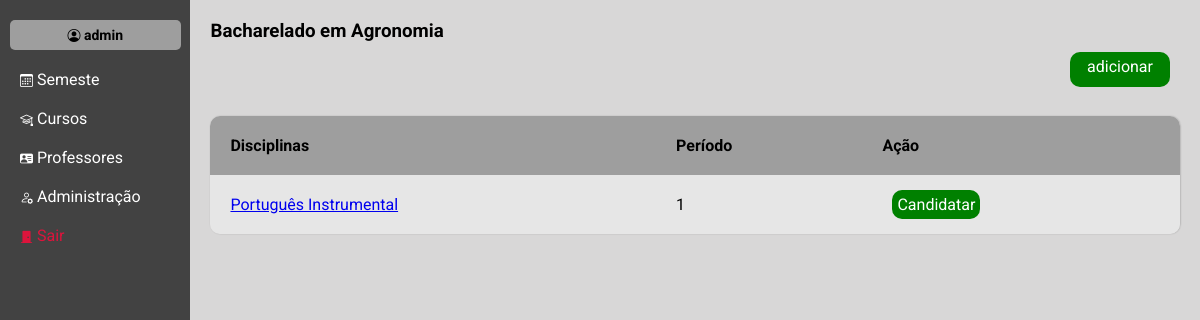
/dicliplinas/27/10 (signed in), run on the app's committed database.
### core/models.py (models this page shows)
class Disciplina(models.Model):
    diciplina = models.CharField(max_length=50)
    curso = models.ForeignKey(Curso, verbose_name='curso', on_delete=models.CASCADE, null=True ,blank=True)
    periodo = models.IntegerField(blank=True, null=True)
    def __str__(self) -> str:
        return self.diciplina

class Curso(models.Model):
    curso = models.CharField(max_length=50)
    def __str__(self) -> str:
        return self.curso

### core/views.py (the view)
# urls.py: path('dicliplinas/<int:id2>/<int:id>', views.disciplinas_list, name='disciplinas'),
@login_required(login_url="/login")
def disciplinas_list(request, id, id2):
    semestre = Semestre.objects.get(pk=id2)
    curso = Curso.objects.get(pk=id)
    disciplinas = curso.disciplina_set.all().filter(semestre=semestre)
    print(semestre)
    print(disciplinas.filter(semestre=semestre))
    context = {
        'disciplinas': disciplinas
    }
    return render(request, 'disciplinas.html', context)

### core/models.py (called while the page is built)
    def __str__(self) -> str:
        return self.semestre

### core/templates/disciplinas.html
{% extends "base.html" %}
{% block conteudo %}
<h3>{{disciplinas.filter.first.curso}}</h3>
{% block opcoes %}
<div id="conteiner-menu-button">
    <a href="#" class="button-padrao color-verde">adicionar</a>
</div>
{% endblock opcoes %}
<br>
<table>
    <thead>
        <tr>
            <th>Disciplinas</th>
            <th>Período</th>
            <th>Ação</th>
        </tr>
    </thead>
    <tbody>
       {% for i in disciplinas %}
       <tr>
            <td>
                <a href="#">{{i}}</a>
            </td>
            <td>
                {{i.periodo}}
            </td>
            <td>
                <a href="#" class="button-padrao color-verde">Candidatar</a>
            </td>
       </tr>
       {% endfor %}
    </tbody>
</table>
{% endblock conteudo %}

### core/templates/base.html (shortened to what this page needs)
{% load static %}<!DOCTYPE html>
<html lang="en">
<head>
   {% include "_head.html" %}
</head>
<body>
<nav>
    <div id="box-user">
        <h3><i class="bi bi-person-circle"></i> {{request.user}}</h3>
    </div>
    <ul>
        <li><a href="{% url "semestre" %}" {% if request.path_info == '/semestre/' %} class="teste" {% endif %}><i class="bi bi-calendar3"></i> Semeste </a></li>
        <li><a href="{% url "cursos" %}" {% if request.path_info == '/curso/' %} class="teste" {% endif %}><i class="bi bi-mortarboard"></i> Cursos</a></li>
        <li><a href="{% url "professores" %}" {% if request.path_info == '/professores/' %} class="teste" {% endif %}><i class="bi bi-person-vcard-fill"></i> Professores</a></li>
        <li><a href="/admin/"><i class="bi bi-person-gear"></i> Administração</a></li>
        <li><a href="{% url "logout" %}" id="link-sair"><i class="bi bi-door-closed-fill"></i> Sair</a></li>
    </nav>
    <main>
        <div id="conteiner-conteudo">
            {% block conteudo %}{% endblock conteudo %}
        </div>
</main>
</body>
</html>

### core/static/style.css (style rules this page uses)
* { padding: 0; margin: 0; box-sizing: border-box; font-family: roboto, regular400; }
body { display: flex; flex-wrap: wrap; }
main { flex-grow: 20; flex-basis: 200px; flex-shrink: 1; background-color: #d8d7d7; min-height: 100vh; }
#conteiner-menu-button { display: flex; justify-content: end; }
.button-padrao { text-decoration: none; color: white; width: 100px; height: 35px; padding: 5px; margin: 10px; border-radius: 10px; text-align: center; }
#conteiner-conteudo { padding: 20px; }
table { border-collapse: collapse; border-radius: 10px; overflow: hidden; width: 100%; box-shadow: 0.5px 0px 1.5px rgba(0, 0, 0, 0.226); }
th { background-color: #9e9e9e; text-align: left; }
table tr:nth-child(odd) { background-color: #e6e6e6; }
td, th { padding: 20px; }
.color-verde { background-color: green; }
nav { background-color: #424242; flex-grow: 1; flex-basis: 150px; flex-shrink: 1; position: relative; }
#box-user { background-color: #9e9e9e; font-size: 12px; width: 90%; height: 30px; margin: auto; border-radius: 5px; text-align: center; display: flex; align-items: center; justify-content: center; margin-top: 20px; }
#link-sair { color: crimson; }
li { text-align: left; padding-left: 20px; font-size: 16px; margin-top: 20px; }
li a { text-decoration: none; color: white; }
i { font-size: 13px; }

### data on the page
Disciplina: filter.first.curso "Bacharelado em Agronomia", diciplina "Português Instrumental", periodo "1"

### other printed values
{{ request.user }} "admin"
